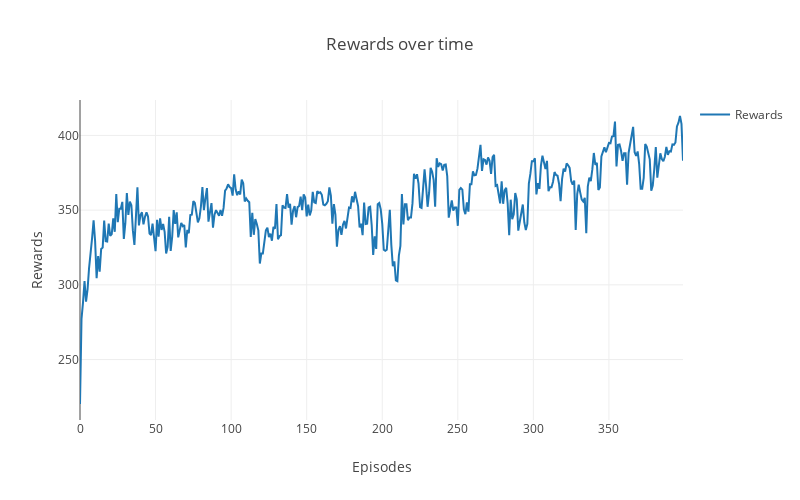

The notebook cell this image was saved under:
### Code cell
# Create rewards graph
rewards = go.Scatter(
    x = len(result.Rewards),
    y = result.Rewards,
    name='Rewards'
)

data = [rewards]


# Plot and embed in ipython notebook!
plotly.offline.iplot(
    {"data": data,
     "layout": go.Layout(
         height=500,
         width=800,
         title="Rewards over time",
         xaxis=dict(
             title='Episodes',
         ),
         yaxis=dict(
             title='Rewards',
         ), 
         showlegend=True)},
    show_link=False,
    link_text=None)

### Figure 1 — Plotly figure (JSON) as saved in the notebook; plotly's stock layout.template omitted (floating-point values rounded to 4 significant figures; data arrays with more than 128 entries replaced by an {"elided": "..."} marker saying what was removed)
{"data": [{"name": "Rewards", "type": "scatter", "x": 400, "y": {"elided": "400 float values"}}], "layout": {"height": 500, "showlegend": true, "title": "Rewards over time", "width": 800, "xaxis": {"title": "Episodes"}, "yaxis": {"title": "Rewards"}}}
